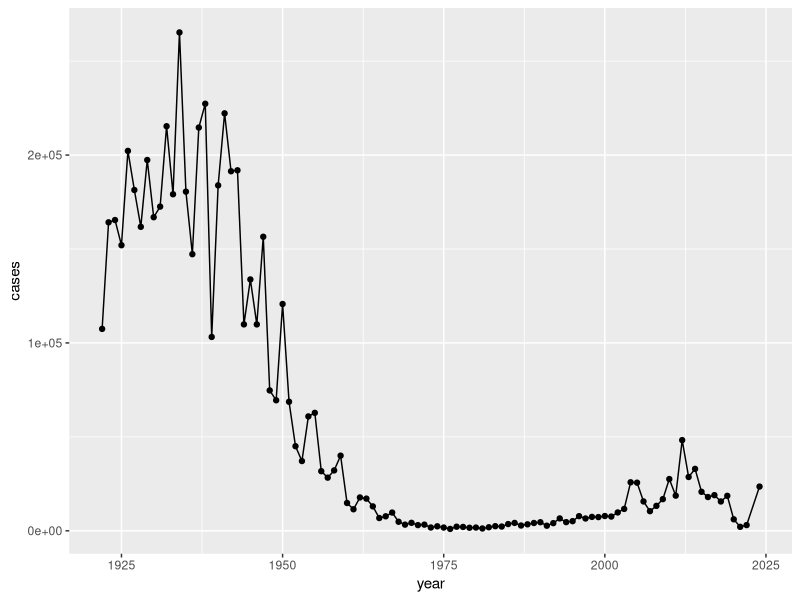
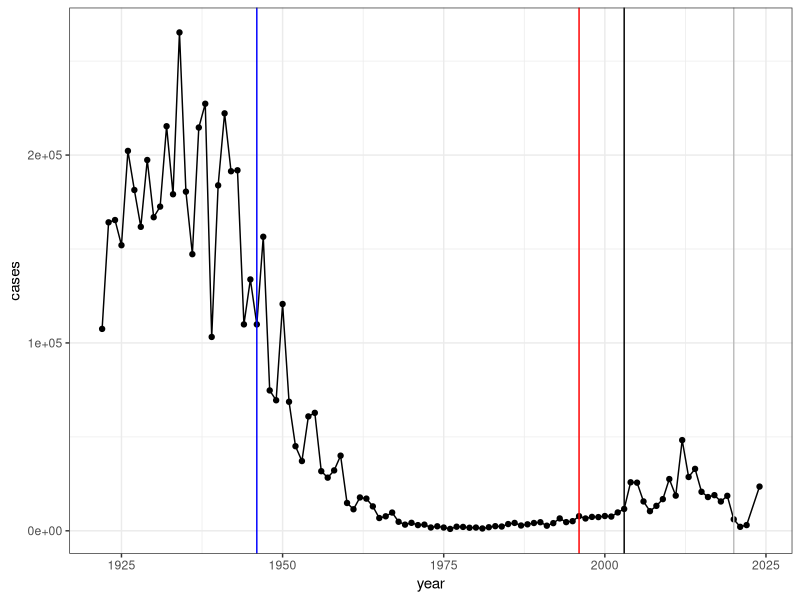

Here is the R script that generated these plots, in order: (Note: this script raises an error after producing the figures.)
## ---- chunk 1
cdc <- data.frame(
                                 year = c(1922L,1923L,1924L,1925L,
                                          1926L,1927L,1928L,1929L,1930L,1931L,
                                          1932L,1933L,1934L,1935L,1936L,
                                          1937L,1938L,1939L,1940L,1941L,1942L,
                                          1943L,1944L,1945L,1946L,1947L,
                                          1948L,1949L,1950L,1951L,1952L,
                                          1953L,1954L,1955L,1956L,1957L,1958L,
                                          1959L,1960L,1961L,1962L,1963L,
                                          1964L,1965L,1966L,1967L,1968L,1969L,
                                          1970L,1971L,1972L,1973L,1974L,
                                          1975L,1976L,1977L,1978L,1979L,1980L,
                                          1981L,1982L,1983L,1984L,1985L,
                                          1986L,1987L,1988L,1989L,1990L,
                                          1991L,1992L,1993L,1994L,1995L,1996L,
                                          1997L,1998L,1999L,2000L,2001L,
                                          2002L,2003L,2004L,2005L,2006L,2007L,
                                          2008L,2009L,2010L,2011L,2012L,
                                          2013L,2014L,2015L,2016L,2017L,2018L,
                                          2019L,2020L,2021L,2022L, 2024L),
                                cases = c(107473,164191,165418,152003,
                                          202210,181411,161799,197371,
                                          166914,172559,215343,179135,265269,
                                          180518,147237,214652,227319,103188,
                                          183866,222202,191383,191890,109873,
                                          133792,109860,156517,74715,69479,
                                          120718,68687,45030,37129,60886,
                                          62786,31732,28295,32148,40005,
                                          14809,11468,17749,17135,13005,6799,
                                          7717,9718,4810,3285,4249,3036,
                                          3287,1759,2402,1738,1010,2177,2063,
                                          1623,1730,1248,1895,2463,2276,
                                          3589,4195,2823,3450,4157,4570,
                                          2719,4083,6586,4617,5137,7796,6564,
                                          7405,7298,7867,7580,9771,11647,
                                          25827,25616,15632,10454,13278,
                                          16858,27550,18719,48277,28639,32971,
                                          20762,17972,18975,15609,18617,
                                          6124,2116,3044, 23544)
       )
## ---- chunk 2
library(ggplot2)
baseplot <- ggplot(cdc) + 
  aes(year, cases) +
  geom_point() +
  geom_line()
baseplot
#now we can add more layers to baseplot so we don't have to keep copying the entire chunk again.
## ---- chunk 3
baseplot + 
  theme_bw() +
  geom_vline(xintercept=1946, col = "blue") +
  geom_vline(xintercept=1996, col = "red") +
  geom_vline(xintercept=2020, col = "gray") +
  geom_vline(xintercept=2003)
## ---- chunk 4
library(jsonlite)

subject <- read_json("http://cmi-pb.org/api/v5/subject",
                     simplifyVector = TRUE)
## ---- chunk 5
head(subject)
## ---- chunk 6
nrow(subject)
## ---- chunk 7
table(subject$biological_sex)
## ---- chunk 8
table(subject$infancy_vac)
## ---- chunk 9
table(subject$race, subject$biological_sex)
## ---- chunk 10
table(subject$dataset)
## ---- chunk 11
specimen <- read_json("http://cmi-pb.org/api/v5/specimen",
                      simplifyVector = T)

ab_titer <- read_json("http://cmi-pb.org/api/v5/plasma_ab_titer",
                      simplifyVector = T)
## ---- chunk 12
head(specimen)
head(ab_titer)
## ---- chunk 13
library(dplyr)

meta <- inner_join(subject, specimen)
head(meta)
## ---- chunk 14
abdata <- inner_join(ab_titer, meta)
head(abdata)
## ---- chunk 15
nrow(abdata)
## ---- chunk 16
table(abdata$isotype)
## ---- chunk 17
table(abdata$antigen)
## ---- chunk 18
igg <- filter(abdata, isotype=="IgG")
head(igg)
## ---- chunk 19
ggplot(igg) +
  aes(antigen, MFI_normalised, col = infancy_vac) +
  geom_boxplot()
## ---- chunk 20
table(abdata$visit)
## ---- chunk 21
ggplot(igg) +
  aes(antigen, MFI_normalised) +
  geom_boxplot() +
  facet_wrap(~infancy_vac)
## ---- chunk 22
ggplot(igg) +
  aes(antigen, MFI_normalised) +
  geom_boxplot() +
  facet_wrap(~visit)
## ---- chunk 23
year <- filter(abdata, dataset=="2021_dataset")
head(year)
## ---- chunk 24
igg_2021 <- filter(year, isotype == "IgG")
head(igg_2021)
pt_2021 <- filter(igg_2021, antigen == "PT")
head(pt_2021)
## ---- chunk 25
ggplot(pt_2021) +
  aes(planned_day_relative_to_boost, MFI_normalised, col = infancy_vac, group = subject_id) +
  geom_point() +
  geom_line() +
  geom_vline(xintercept = 0, linetype = "dashed") +
  geom_vline(xintercept=14, linetype = "dashed") +
  labs(title = "2021 dataset IgG PT",
       subtitle = "Dashed lines indicate day 0 (pre-boost) and 14 (apparent peak levels)")
